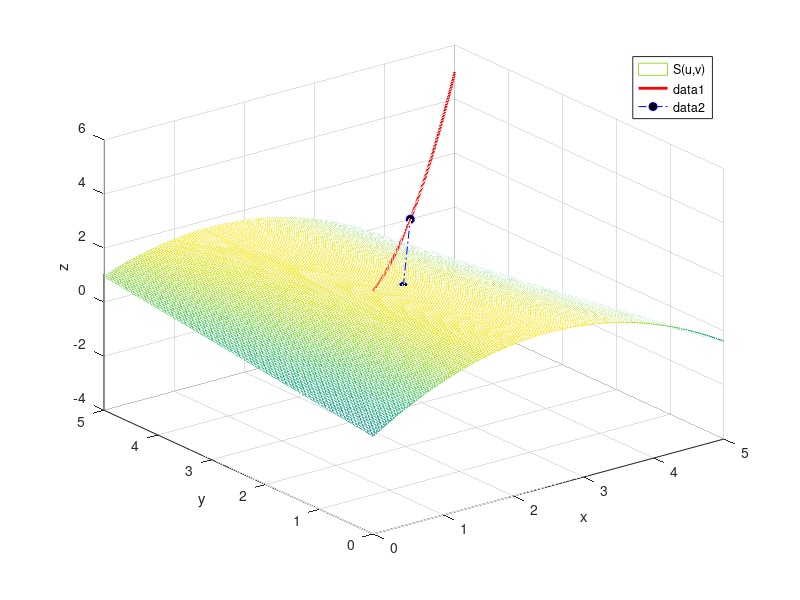

The MATLAB source for this figure:
u=[0:0.005:1];
v=[0:0.005:1];
x=5*u;
y=5*v;
[X,Y]=meshgrid(x,y);
z=-0.38+25/3.*(X/5)+4/3.*(Y/5)-25/3.*(X/5).*(X/5)-10/3.*(X/5).*(Y/5);
mesh(X,Y,z);
legend('S(u,v)');
xlabel('x');
ylabel('y');
zlabel('z');
grid on;
hold on;
t=[0:0.005:1];
qx=5*t;
qy=5*t;
qz=25/6.*t.*t-25/6.*t+5;
plot3(qx,qy,qz,'-r','LineWidth',2);
hold on;
t0=0.45465943;   
u0=0.4279049;   
v0=0.44592201;
x0=2.1395245;
y0=2.22961;
z0=1.6185411;
P1=[x0,y0,z0];
P2=[5*t0,5*t0,25/6.*t0.*t0-25/6*t0+5];
plot3([P1(1) P2(1)],[P1(2) P2(2)],[P1(3) P2(3)],'-.ob','MarkerFaceColor','k');
